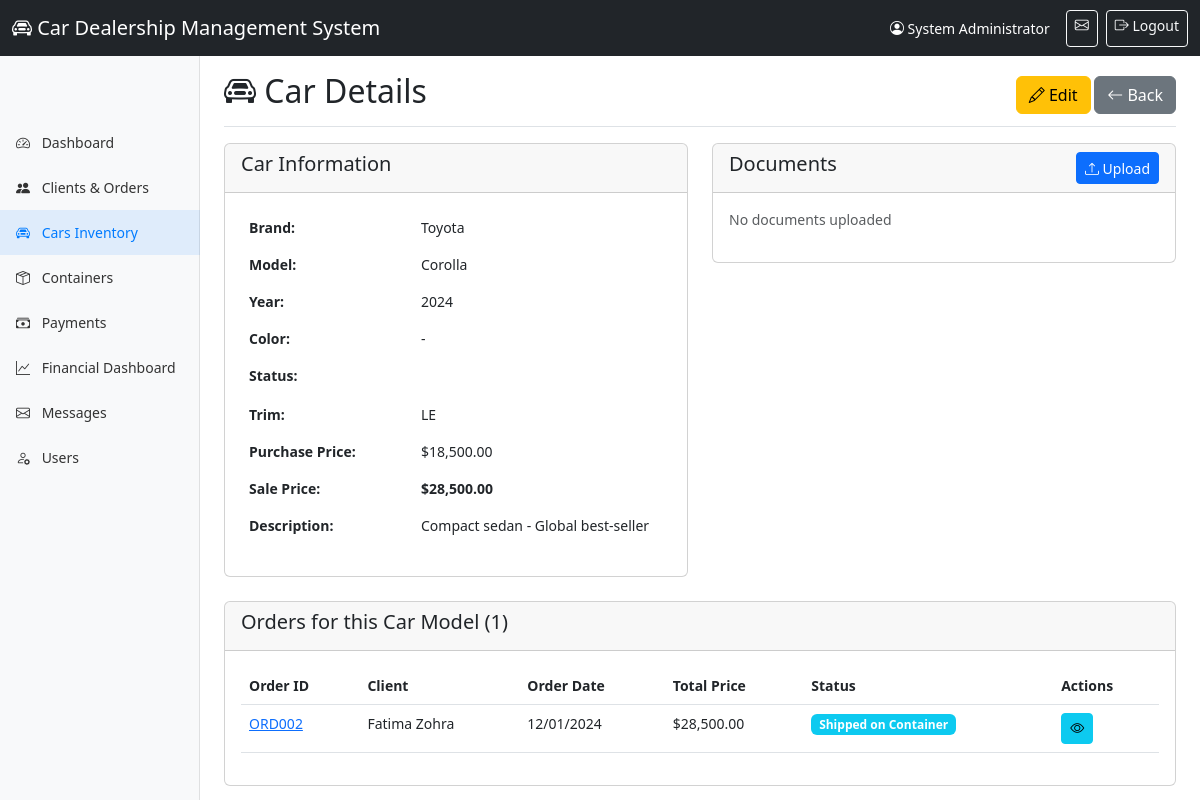
The app's page /Admin/car_details.php?id=2 (signed in) with its own data.
### tables this page shows
CREATE TABLE `cars` (
  `id` INT(11) NOT NULL AUTO_INCREMENT,
  `brand` VARCHAR(50) NOT NULL,
  `model` VARCHAR(100) NOT NULL,
  `year` INT(4) NOT NULL,
  `trim` VARCHAR(100),
  `purchase_price_usd` DECIMAL(12,2) NOT NULL,
  `sale_price_usd` DECIMAL(12,2) NOT NULL,
  `status` ENUM('Available', 'In Production', 'In Transit', 'Customs Cleared', 'Delivered', 'Sold', 'Reserved') DEFAULT 'Available',
  `color` VARCHAR(50),
  `description` TEXT,
  `created_at` TIMESTAMP DEFAULT CURRENT_TIMESTAMP,
  `updated_at` TIMESTAMP DEFAULT CURRENT_TIMESTAMP ON UPDATE CURRENT_TIMESTAMP,
  PRIMARY KEY (`id`),
  UNIQUE KEY `unique_model` (`brand`, `model`, `year`, `trim`),
  INDEX `idx_brand` (`brand`),
  INDEX `idx_status` (`status`)
);

CREATE TABLE `orders` (
  `id` INT(11) NOT NULL AUTO_INCREMENT,
  `order_id` VARCHAR(20) NOT NULL UNIQUE,
  `client_id` INT(11) NOT NULL,
  `car_id` INT(11) NOT NULL,
  `vin` VARCHAR(17) NULL,
  `container_id` INT(11) NULL,
  `order_date` DATE NOT NULL,
  `total_sale_price` DECIMAL(12,2) NOT NULL,
  `shipping_status` ENUM('Awaiting Container', 'Shipped on Container', 'Arrived in Algeria', 'Customs Cleared', 'Ready for Pickup', 'Delivered') DEFAULT 'Awaiting Container',
  `notes` TEXT,
  `created_at` TIMESTAMP DEFAULT CURRENT_TIMESTAMP,
  `updated_at` TIMESTAMP DEFAULT CURRENT_TIMESTAMP ON UPDATE CURRENT_TIMESTAMP,
  PRIMARY KEY (`id`),
  FOREIGN KEY (`client_id`) REFERENCES `clients`(`id`) ON DELETE RESTRICT,
  FOREIGN KEY (`car_id`) REFERENCES `cars`(`id`) ON DELETE RESTRICT,
  FOREIGN KEY (`container_id`) REFERENCES `containers`(`id`) ON DELETE SET NULL,
  INDEX `idx_order_id` (`order_id`),
  INDEX `idx_client_id` (`client_id`),
  INDEX `idx_car_id` (`car_id`),
  INDEX `idx_vin` (`vin`),
  INDEX `idx_shipping_status` (`shipping_status`)
);

CREATE TABLE `clients` (
  `id` INT(11) NOT NULL AUTO_INCREMENT,
  `client_id` VARCHAR(20) NOT NULL UNIQUE,
  `name` VARCHAR(100) NOT NULL,
  `phone` VARCHAR(20) NOT NULL,
  `email` VARCHAR(100),
  `passport_number` VARCHAR(50),
  `address` TEXT,
  `user_id` INT(11) NULL,
  `password` VARCHAR(255) NOT NULL,
  `created_at` TIMESTAMP DEFAULT CURRENT_TIMESTAMP,
  `updated_at` TIMESTAMP DEFAULT CURRENT_TIMESTAMP ON UPDATE CURRENT_TIMESTAMP,
  `is_active` TINYINT(1) DEFAULT 1,
  `mfa_enabled` TINYINT(1) DEFAULT 0,
  `mfa_secret` VARCHAR(32) NULL,
  PRIMARY KEY (`id`),
  FOREIGN KEY (`user_id`) REFERENCES `admin_users`(`id`) ON DELETE SET NULL,
  INDEX `idx_client_id` (`client_id`),
  INDEX `idx_email` (`email`),
  INDEX `idx_phone` (`phone`),
  INDEX `idx_passport` (`passport_number`)
);

### functions.php (called while the page is built, shortened)
<?php
function formatCurrency($amount) {
    return '$' . number_format($amount, 2, '.', ',');
}
function formatDate($date) {
    return date('d/m/Y', strtotime($date));
}

### Admin/car_details.php (the view, shortened to what this page needs)
<?php
require_once '../functions.php';
$id = (int)($_GET['id'] ?? 0);
$stmt = $pdo->prepare("SELECT * FROM cars WHERE id = ?");
$stmt->execute([$id]);
$car = $stmt->fetch();
$stmt = $pdo->prepare("
    SELECT o.*, c.name as client_name, c.phone
    FROM orders o
    JOIN clients c ON o.client_id = c.id
    WHERE o.car_id = ?
    ORDER BY o.order_date DESC
");
$stmt->execute([$id]);
$orders = $stmt->fetchAll();
$documents = getDocuments('car', $id);
?>
<!DOCTYPE html>
<html lang="en">
<head>
    <link href="https://cdn.jsdelivr.net/npm/bootstrap@5.3.0/dist/css/bootstrap.min.css" rel="stylesheet">
    <link rel="stylesheet" href="https://cdn.jsdelivr.net/npm/bootstrap-icons@1.11.0/font/bootstrap-icons.css">
    <link rel="stylesheet" href="style.css">
</head>
<body>
    <?php include 'includes/header.php'; ?>
    <div class="container-fluid">
        <div class="row">
            <?php include 'includes/sidebar.php'; ?>
            <main class="col-md-9 ms-sm-auto col-lg-10 px-md-4">
                <div class="d-flex justify-content-between flex-wrap flex-md-nowrap align-items-center pt-3 pb-2 mb-3 border-bottom">
                    <h1 class="h2"><i class="bi bi-car-front"></i> Car Details</h1>
                    <div>
                        <a href="edit_car.php?id=<?php echo $id; ?>" class="btn btn-warning">
                            <i class="bi bi-pencil"></i> Edit
                        </a>
                        <a href="cars.php" class="btn btn-secondary">
                            <i class="bi bi-arrow-left"></i> Back
                        </a>
                    </div>
                </div>
                <div class="row mb-4">
                    <div class="col-md-6">
                        <div class="card">
                            <div class="card-header">
                                <h5>Car Information</h5>
                            </div>
                            <div class="card-body">
                                <table class="table table-borderless">
                                    <tr>
                                        <th width="40%">Brand:</th>
                                        <td><?php echo htmlspecialchars($car['brand']); ?></td>
                                    </tr>
                                    <tr>
                                        <th>Model:</th>
                                        <td><?php echo htmlspecialchars($car['model']); ?></td>
                                    </tr>
                                    <tr>
                                        <th>Year:</th>
                                        <td><?php echo $car['year']; ?></td>
                                    </tr>
                                    <tr>
                                        <th>Color:</th>
                                        <td><?php echo htmlspecialchars($car['color'] ?? '-'); ?></td>
                                    </tr>
                                    <tr>
                                        <th>Status:</th>
                                        <td>
                                            <span class="badge status-<?php echo strtolower(str_replace(' ', '-', $car['status'])); ?>">
                                            </span>
                                        </td>
                                    </tr>
                                    <tr>
                                        <th>Trim:</th>
                                        <td><?php echo htmlspecialchars($car['trim'] ?? '-'); ?></td>
                                    </tr>
                                    <tr>
                                        <th>Purchase Price:</th>
                                        <td><?php echo formatCurrency($car['purchase_price_usd']); ?></td>
                                    </tr>
                                    <tr>
                                        <th>Sale Price:</th>
                                        <td><strong><?php echo formatCurrency($car['sale_price_usd']); ?></strong></td>
                                    </tr>
                                    <?php if ($car['description']): ?>
                                    <tr>
                                        <th>Description:</th>
                                        <td><?php echo nl2br(htmlspecialchars($car['description'])); ?></td>
                                    </tr>
                                    <?php endif; ?>
                                </table>
                            </div>
                        </div>
                    </div>
                    <div class="col-md-6">
                        <div class="card">
                            <div class="card-header d-flex justify-content-between">
                                <h5>Documents</h5>
                                <button type="button" class="btn btn-sm btn-primary" data-bs-toggle="modal" data-bs-target="#uploadModal">
                                    <i class="bi bi-upload"></i> Upload
                                </button>
                            </div>
                            <div class="card-body">
                                <?php if (empty($documents)): ?>
                                    <p class="text-muted">No documents uploaded</p>
                                <?php endif; ?>
                            </div>
                        </div>
                    </div>
                </div>
                <?php if (!empty($orders)): ?>
                <div class="card">
                    <div class="card-header">
                        <h5>Orders for this Car Model (<?php echo count($orders); ?>)</h5>
                    </div>
                    <div class="card-body">
                        <div class="table-responsive">
                            <table class="table table-hover">
                                <thead>
                                    <tr>
                                        <th>Order ID</th>
                                        <th>Client</th>
                                        <th>Order Date</th>
                                        <th>Total Price</th>
                                        <th>Status</th>
                                        <th>Actions</th>
                                    </tr>
                                </thead>
                                <tbody>
                                    <?php foreach ($orders as $order): ?>
                                    <tr>
                                        <td><a href="order_details.php?id=<?php echo $order['id']; ?>"><?php echo htmlspecialchars($order['order_id']); ?></a></td>
                                        <td><?php echo htmlspecialchars($order['client_name']); ?></td>
                                        <td><?php echo formatDate($order['order_date']); ?></td>
                                        <td><?php echo formatCurrency($order['total_sale_price']); ?></td>
                                        <td><span class="badge bg-info"><?php echo $order['shipping_status']; ?></span></td>
                                        <td>
                                            <a href="order_details.php?id=<?php echo $order['id']; ?>" class="btn btn-sm btn-info">
                                                <i class="bi bi-eye"></i>
                                            </a>
                                        </td>
                                    </tr>
                                    <?php endforeach; ?>
                                </tbody>
                            </table>
                        </div>
                    </div>
                </div>
                <?php endif; ?>
            </main>
        </div>
    </div>
</body>
</html>

### Admin/style.css (style rules this page uses)
body { font-size: 0.875rem; padding-top: 56px; }
main { margin-top: 20px; }
.table-responsive { max-height: 500px; overflow-y: auto; }
.badge { font-size: 0.75rem; color: #fff !important; font-weight: 600; display: inline-block; padding: 0.35em 0.65em; }

### records on screen
cars: brand "Toyota", model "Corolla", year "2024", color "-", trim "LE", purchase_price_usd "$18,500.00", sale_price_usd "$28,500.00", description "Compact sedan - Global best-seller"
orders: order "ORD002", client.name "Fatima Zohra", order_date "12/01/2024", total_sale_price "$28,500.00", shipping_status "Shipped on Container"

### other values on screen
APP_NAME "Car Dealership Management System"
$_SESSION['full_name'] "System Administrator"
count($orders) "1"
